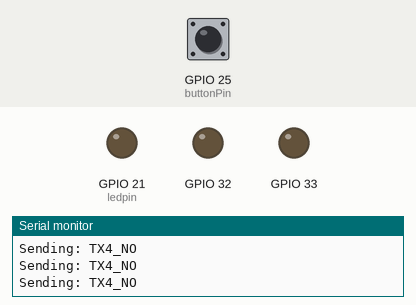
This sketch was run on a simulated ESP32. On the bench: output pins drawn as LEDs (lit = HIGH), the last lines printed to the serial monitor. The inputs (shaded band) are chosen by the test bench; at power-on: GPIO 25 (buttonPin) HIGH.

Above: at 4.8 s.
4.9 s: GPIO 25 (buttonPin) pulled LOW for 2.35 s
At 7.4 s:
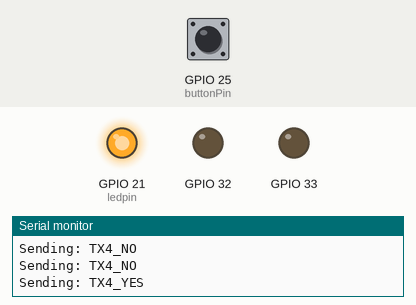
Timing chart, 0 to 9.5 s (numbered marks = the images above; inputs shaded):
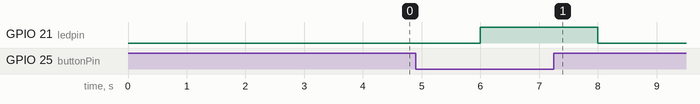

Measured:
- after the input at 4.9 s, GPIO 21 (ledpin): LOW → HIGH after 1.1 s, → LOW 2.0 s later

The sketch:

LaRa-Transmeter.ino
```cpp
//  #include <HardwareSerial.h>

// #define RXD2 16  //esp32 Rx
// #define TXD2 17  //esp32 Tx
// const int ledpin = 21;
// // #include <SoftwareSerial.h>
// // SoftwareSerial AS32(3, 2);  // RX, TX for the LoRa AS32 module
// String s = "laralong10";

// void setup() {
//   pinMode(ledpin, OUTPUT);
//   pinMode(32, OUTPUT);
//   pinMode(33, OUTPUT);
//   pinMode(25, INPUT);
//     //  digitalWrite(ledpin, HIGH);
//   Serial.begin(9600);       // Serial monitor baud rate
//   //AS32.begin(9600);         // AS32 module baud rate
//   Serial2.begin(9600, SERIAL_8N1, RXD2, TXD2);
//   Serial.println("LoRa AS32 Communication Started");
//   digitalWrite(ledpin, LOW);
//   digitalWrite(32, LOW);
//   digitalWrite(33, LOW);
// }

// void loop()
// {
//   if(digitalRead(25) == LOW)
//   {
//     Serial.println("sending");
//      s = "lara_yes";
//      Serial2.print(s);
//      delay(2000);
//   }
//   else {
//     Serial.println("sending");
//     s = "lara_no";
//      Serial2.print(s);
//      delay(2000);
//   }
// }


#include <HardwareSerial.h>
#define RXD2 16  // ESP32 Rx
#define TXD2 17  // ESP32 Tx
const int ledpin = 21;
const int buttonPin = 25;  // Button input pin

// Unique ID for each transmitter (change for each transmitter: 1, 2, 3, or 4)
const int TRANSMITTER_ID = 4;  // Change this for each transmitter

void setup() {
  pinMode(ledpin, OUTPUT);
  pinMode(32, OUTPUT);
  pinMode(33, OUTPUT);
  pinMode(buttonPin, INPUT);

  Serial.begin(115200);       // Serial monitor baud rate
  Serial2.begin(9600, SERIAL_8N1, RXD2, TXD2);
  Serial.println("LoRa AS32 Transmitter " + String(TRANSMITTER_ID) + " Started");

  digitalWrite(ledpin, LOW);
  digitalWrite(32, LOW);
  digitalWrite(33, LOW);
}

void loop() {
  String message = "";

  if(digitalRead(buttonPin) == LOW) {
    message = "TX" + String(TRANSMITTER_ID) + "_YES";
    digitalWrite(ledpin, HIGH);  // Visual indicator
  }
  else {
    message = "TX" + String(TRANSMITTER_ID) + "_NO";
    digitalWrite(ledpin, LOW);   // Visual indicator
  }

  Serial.println("Sending: " + message);
  Serial2.print(message);

  // Wait before sending the next message to avoid flooding
  delay(2000);
}
```
